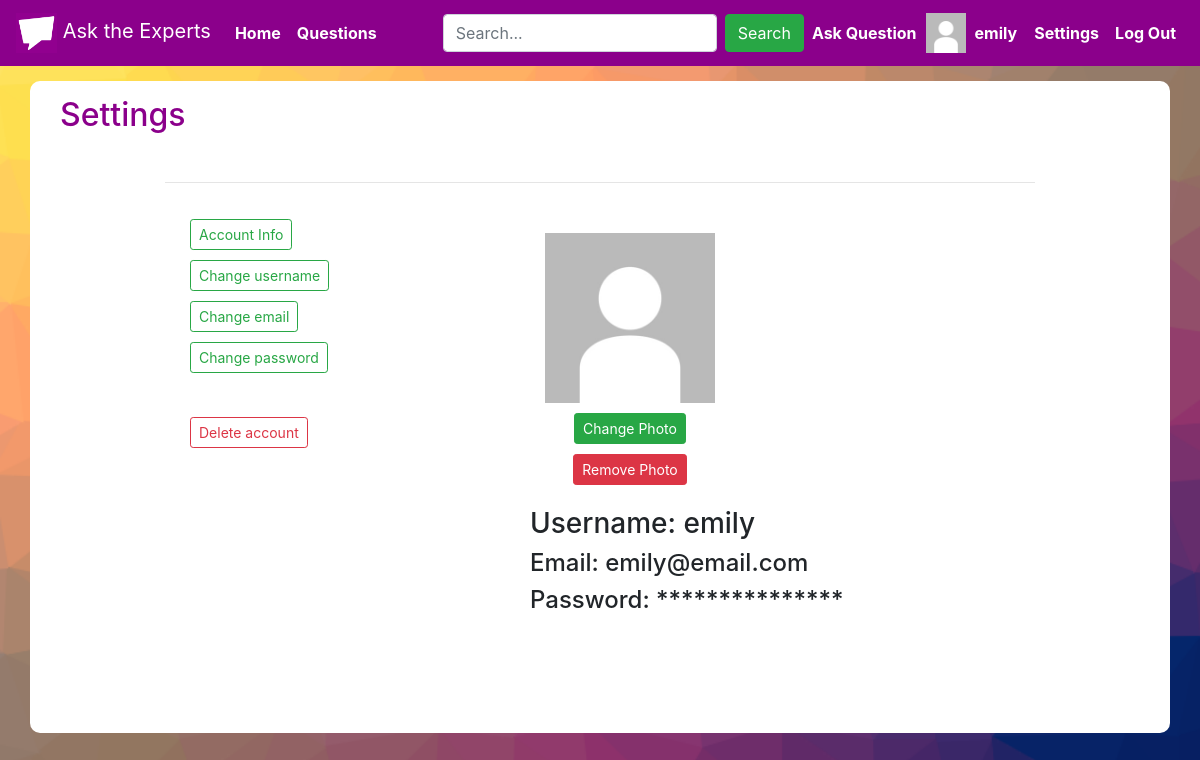
/settings (signed in), run on the app's committed database.
### asktheexperts/models.py (models this page shows, shortened)
class User(AbstractUser):
    photo = models.ImageField(upload_to='images/', default="images/default_image.jpg")
    upvote_question = models.ManyToManyField("Question", symmetrical=False, related_name="question_upvoted")
    upvote_answer = models.ManyToManyField("Answer", symmetrical=False, related_name="answer_upvoted")
    downvote_question = models.ManyToManyField("Question", symmetrical=False, related_name="question_downvoted")
    downvote_answer = models.ManyToManyField("Answer", symmetrical=False, related_name="answer_downvoted")
    score = models.IntegerField(default=1)
    joined = models.DateField(auto_now_add=True)

### asktheexperts/views.py (the view)
# urls.py: path("settings", views.settings, name="settings"),
@login_required(login_url="login")
def settings(request):
    return render(request, "asktheexperts/account_info.html")

### asktheexperts/templates/asktheexperts/account_info.html (shortened to what this page needs)
{% extends "asktheexperts/settings.html" %}
{% load static %}
{% block div %}
        <div id="account-info-view" class="col">
            <div id="photo-settings" class="col">
                <br>
                <img class="img-fluid" src="{{ user.photo.url }}" height="200px" width="200px">
                <div class="row justify-content-center" style="margin-top:10px">
                    <a href="{% url 'change_photo' %}">
                        <button class="btn btn-sm btn-success">Change Photo</button>
                    </a>
                </div>
                <div class="row justify-content-center" style="margin-top:10px">
                    <form action="{% url 'remove_photo' %}" method="post">
                        <div class="form-group">
                            <input class="btn btn-sm btn-danger" type="submit" value="Remove Photo">
                        </div>
                    </form>
                </div>
            </div>
            <br>
            <br>
            <div>
                <h3>
                    Username: {{ user.username }}
                </h3>
            </div>
            <div>
                <h4>
                    Email: {{ user.email }}
                </h4>
            </div>
            <div>
                <h4>
                    Password: ***************
                </h4>
            </div>
        </div>
{% endblock %}

### asktheexperts/templates/asktheexperts/layout.html (shortened to what this page needs)
{% load static %}
<!DOCTYPE html>
<html lang="en">
    <head>
        <link rel="stylesheet" href="https://stackpath.bootstrapcdn.com/bootstrap/4.4.1/css/bootstrap.min.css">
        <link href="{% static 'asktheexperts/styles.css' %}" rel="stylesheet">
    </head>
    <body>
        <nav id="nav-bar" class="navbar navbar-expand-lg navbar-dark">
            <a class="navbar-brand" href="{% url 'index' %}">
                <img src="static/logo.png" height="40px" loading="lazy">
                Ask the Experts
            </a>
            <div class="collapse navbar-collapse" id="navbarSupportedContent">
                <ul class="navbar-nav mr-auto">
                    <li class="nav-item active">
                        <a class="nav-link" href="{% url 'index' %}"><strong>Home</strong> <span class="sr-only">(current)</span></a>
                    </li>
                    <li class="nav-item active">
                        <a class="nav-link" href="{% url 'questions' %}"><strong>Questions</strong></a>
                    </li>
                </ul>
                <ul class="navbar-nav ml-auto">
                    <form class="form-inline my-2 my-lg-0" action="{% url 'search' %}" method="get">
                        <input class="form-control mr-sm-2" type="text" name="q" placeholder="Search..." aria-label="Search">
                        <button class="btn btn-success my-2 my-sm-0" type="submit">Search</button>
                    </form>
                    {% if user.is_authenticated %}
                        <li class="nav-item active">
                            <a class="nav-link" href="{% url 'ask_question' %}"><strong>Ask Question</strong></a>
                        </li>
                        <a class="no-decoration" href="{% url 'profile' user.id user.username %}">
                            <div class="row" style="margin-left: 1px; margin-right: 1px;">
                                <li class="nav-item active">
                                    <img src="{{ user.photo.url }}" height="40px" width="40px">
                                </li>
                                <li class="nav-item active" style="margin-left: 1px;">
                                    <span class="nav-link"><strong>{{ user.username }}</strong></span>
                                </li>
                            </div>
                        </a>
                        <li class="nav-item active">
                            <a class="nav-link" href="{% url 'settings' %}"><strong>Settings</strong></a>
                        </li>
                        <li class="nav-item active">
                            <a class="nav-link" href="{% url 'logout' %}"><strong>Log Out</strong></a>
                        </li>
                    {% endif %}
                </ul>
            </div>
        </nav>
        {% block body %}
        {% endblock %}
    </body>
</html>

### asktheexperts/static/asktheexperts/styles.css (style rules this page uses)
#nav-bar { background-color: darkmagenta; }
body { background: url('/static/background.png') no-repeat center center fixed; -webkit-background-size: cover; -moz-background-size: cover; -o-background-size: cover; background-size: cover; }
button { background-color: Transparent; background-repeat:no-repeat; border: none; cursor:pointer; overflow: hidden; outline:none; }
#photo-settings { width: 200px; height: 250px; }

### data on the page
User: photo (placeholder picture), username "emily", email "emily@email.com"
